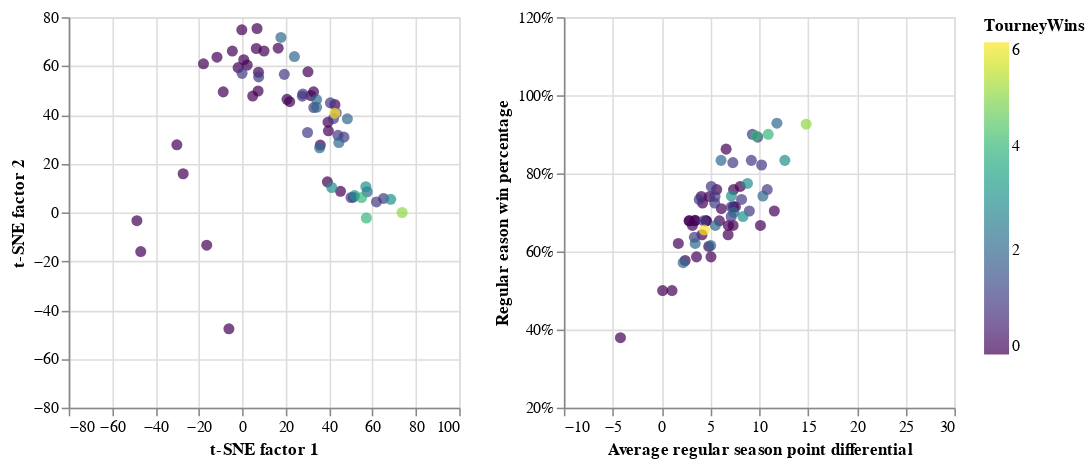

Notebook code for this chart:
### Markdown cell above
### How do these features change from year to year?
The plot below is colored by games won - the tournament winner will appear as yellow. The spread of teams is quite variable year to year. Notably, the tournament that the 1985 Villanova team won as a heavy underdog has less spread in the competition than other years. But interestingly, this model suggests that the 1988 tournament had even less spread and relative to the rest of the field the 1988 Kentucky team may have been an even bigger underdog.

### Code cell
#collapse_hide
## create slider
select_year = alt.selection_single(
    name='select', fields=['Season'], init={'Season': 1985},
    bind=alt.binding_range(min=1985, max=2019, step=1))

colorBy = alt.Color('TourneyWins:Q', scale=alt.Scale(scheme='viridis',reverse=False))
orderBy = alt.Order('TourneyWins:Q', sort='ascending')
base, chart1, chart2 = plot_comparison( df,colorBy, orderBy, axis_ranges)
base = base.add_selection(select_year).transform_filter(select_year)

base.encode(*chart1)  | base.encode(*chart2)

### Figure 1 — Vega-Lite specification as saved in the notebook (floating-point values rounded to 4 significant figures; data arrays with more than 128 entries replaced by an {"elided": "..."} marker saying what was removed)
{"config": {"view": {"continuousWidth": 400, "continuousHeight": 300}}, "hconcat": [{"mark": {"type": "point", "filled": true, "size": 50}, "encoding": {"color": {"condition": {"type": "quantitative", "field": "TourneyWins", "scale": {"reverse": false, "scheme": "viridis"}, "selection": "selector009"}, "value": "lightgray"}, "order": {"type": "quantitative", "field": "TourneyWins", "sort": "ascending"}, "tooltip": [{"type": "nominal", "field": "TeamName"}, {"type": "nominal", "field": "Seed"}], "x": {"type": "quantitative", "axis": {"title": "t-SNE factor 1"}, "field": "factor1", "scale": {"domain": [-80, 100]}}, "y": {"type": "quantitative", "axis": {"title": "t-SNE factor 2"}, "field": "factor2", "scale": {"domain": [-80, 80]}}}, "height": 250, "selection": {"selector009": {"type": "single", "empty": "all", "fields": ["TeamName"]}, "selector010": {"type": "interval", "bind": "scales", "encodings": ["x", "y"]}, "select": {"type": "single", "fields": ["Season"], "init": {"Season": 1985}, "bind": {"input": "range", "max": 2019, "min": 1985, "step": 1}}}, "transform": [{"filter": {"selection": "select"}}], "width": 250}, {"mark": {"type": "point", "filled": true, "size": 50}, "encoding": {"color": {"condition": {"type": "quantitative", "field": "TourneyWins", "scale": {"reverse": false, "scheme": "viridis"}, "selection": "selector009"}, "value": "lightgray"}, "order": {"type": "quantitative", "field": "TourneyWins", "sort": "ascending"}, "tooltip": [{"type": "nominal", "field": "TeamName"}, {"type": "nominal", "field": "Seed"}], "x": {"type": "quantitative", "axis": {"title": "Average regular season point differential"}, "field": "RegPoint_diff", "scale": {"domain": [-10, 30]}}, "y": {"type": "quantitative", "axis": {"format": "%", "title": "Regular eason win percentage"}, "field": "RegWins", "scale": {"domain": [0.2, 1.2]}}}, "height": 250, "selection": {"selector009": {"type": "single", "empty": "all", "fields": ["TeamName"]}, "selector010": {"type": "interval", "bind": "scales", "encodings": ["x", "y"]}, "select": {"type": "single", "fields": ["Season"], "init": {"Season": 1985}, "bind": {"input": "range", "max": 2019, "min": 1985, "step": 1}}}, "transform": [{"filter": {"selection": "select"}}], "width": 250}], "data": {"name": "data-274a07994cdf6176007e7490956451fe"}, "$schema": "https://vega.github.io/schema/vega-lite/v4.8.1.json", "datasets": {"data-274a07994cdf6176007e7490956451fe": {"elided": "2286 records"}}}
